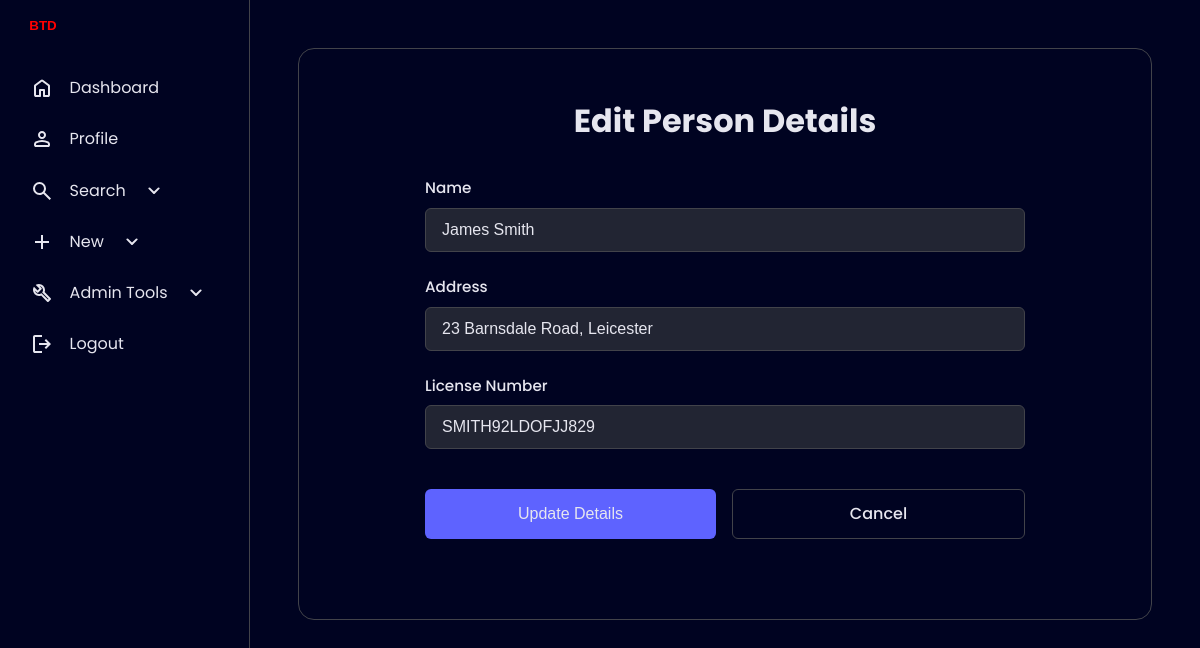
The app's page /cw2/edit_person.php?id=1 (signed in) with its own data.
### tables this page shows
CREATE TABLE `People` (
  `People_ID` int(11) NOT NULL,
  `People_name` varchar(50) NOT NULL,
  `People_address` varchar(255) DEFAULT NULL,
  `People_licence` varchar(16) NOT NULL
);

### html/cw2/edit_person.php (the view, shortened to what this page needs)
<?php
require_once "components/cw2db.php";
require_once "components/audit_functions.php";
$person = null;
if (isset($_GET['id'])) {
    try {
        $conn = mysqli_connect($servername, $username, $password, $dbname);
        $stmt = mysqli_prepare($conn,
            "SELECT * FROM People WHERE People_ID = ?");
        mysqli_stmt_bind_param($stmt, "i", $_GET['id']);
        mysqli_stmt_execute($stmt);
        $result = mysqli_stmt_get_result($stmt);
        if ($person = mysqli_fetch_assoc($result)) {
            auditLog($conn, 'READ', 'People', $_GET['id'], null, $person);
        } else {
            header("Location: people.php");
            exit();
        }
    } catch (Exception $e) {
        $message = "Error loading person details";
        $message_type = 'error';
        error_log($e->getMessage());
    }
}
?>
<!DOCTYPE html>
<html lang="en">
<head>
    <link rel="stylesheet" href="components/style.css">
    <link rel="stylesheet" href="components/edit_person.css">
</head>
<body>
    <?php include 'components/sidebar.php'; ?>
    <main>
        <div class="container">
            <center><h1>Edit Person Details</h1></center>
            <?php if ($person): ?>
                <form method="POST" class="edit-form">
                    <div class="form-group">
                        <label for="name">Name</label>
                        <input type="text" id="name" name="name"
                               value="<?php echo htmlspecialchars($person['People_name']); ?>" required>
                    </div>
                    <div class="form-group">
                        <label for="address">Address</label>
                        <input type="text" id="address" name="address"
                               value="<?php echo htmlspecialchars($person['People_address']); ?>" required>
                    </div>
                    <div class="form-group">
                        <label for="licence">License Number</label>
                        <input type="text" id="licence" name="licence"
                               value="<?php echo htmlspecialchars($person['People_licence']); ?>" required>
                    </div>
                    <div class="button-group">
                        <button type="submit" class="btn-submit">Update Details</button>
                        <a href="people.php" class="btn-cancel">Cancel</a>
                    </div>
                </form>
            <?php endif; ?>
        </div>
    </main>
</body>
</html>

### html/cw2/components/style.css (style rules this page uses)
:root { --base-clr: #000321; --line-clr: #42434a; --hover-clr: #222533; --text-clr: #e6e6ef; --accent-clr: #5e63ff; --secondary-text-clr: #b0b3c1; --sidebar-width: 250px; --sidebar-collapsed-width: 60px; --container-padding: clamp(1.5rem, 5vw, 3rem); --transition-speed: 300ms; --transition-timing: ease-in-out; }
*, *::before, *::after { margin: 0; padding: 0; box-sizing: border-box; }
html { font-family: 'Poppins', system-ui, -apple-system, sans-serif; line-height: 1.5; scroll-behavior: smooth; }
body { min-height: 100vh; min-height: 100dvh; background-color: var(--base-clr); color: var(--text-clr); display: grid; grid-template-columns: auto 1fr; }
main { padding: var(--container-padding); }
.container { border: 1px solid var(--line-clr); border-radius: 1rem; margin-bottom: 1.25rem; padding: var(--container-padding); }

### html/cw2/components/edit_person.css (style rules this page uses)
.edit-form { max-width: 600px; margin: 2rem auto; display: flex; flex-direction: column; gap: 1.5rem; }
.form-group { display: flex; flex-direction: column; gap: 0.5rem; }
.form-group label { color: var(--text-clr); font-weight: 500; font-size: 0.95rem; }
.form-group input { padding: 0.75rem 1rem; border: 1px solid var(--line-clr); border-radius: 6px; background-color: var(--hover-clr); color: var(--text-clr); font-size: 1rem; transition: all 0.3s ease; }
.button-group { display: flex; gap: 1rem; margin-top: 1rem; }
.btn-submit, .btn-cancel { flex: 1; padding: 0.75rem; border-radius: 6px; font-size: 1rem; font-weight: 500; text-align: center; cursor: pointer; transition: all 0.3s ease; }
.btn-submit { background-color: var(--accent-clr); color: var(--text-clr); border: none; }
.btn-cancel { background-color: transparent; color: var(--text-clr); border: 1px solid var(--line-clr); text-decoration: none; }

### records on screen
people: name "James Smith", address "23 Barnsdale Road, Leicester", licence "SMITH92LDOFJJ829"
